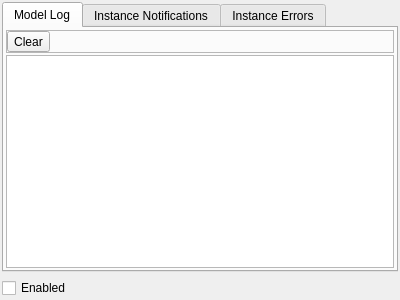
<?xml version="1.0" encoding="UTF-8"?>
<ui version="4.0">
 <class>QmlDesigner::DebugViewWidget</class>
 <widget class="QWidget" name="QmlDesigner::DebugViewWidget">
  <property name="geometry">
   <rect>
    <x>0</x>
    <y>0</y>
    <width>400</width>
    <height>300</height>
   </rect>
  </property>
  <property name="windowTitle">
   <string>Debug</string>
  </property>
  <layout class="QGridLayout" name="gridLayout">
   <property name="leftMargin">
    <number>2</number>
   </property>
   <property name="topMargin">
    <number>2</number>
   </property>
   <property name="rightMargin">
    <number>2</number>
   </property>
   <property name="bottomMargin">
    <number>2</number>
   </property>
   <item row="0" column="0">
    <widget class="QTabWidget" name="instanceLog_2">
     <property name="currentIndex">
      <number>0</number>
     </property>
     <widget class="QWidget" name="tab">
      <attribute name="title">
       <string>Model Log</string>
      </attribute>
      <layout class="QGridLayout" name="gridLayout_2">
       <property name="leftMargin">
        <number>2</number>
       </property>
       <property name="topMargin">
        <number>2</number>
       </property>
       <property name="rightMargin">
        <number>2</number>
       </property>
       <property name="bottomMargin">
        <number>2</number>
       </property>
       <property name="spacing">
        <number>2</number>
       </property>
       <item row="1" column="0">
        <widget class="QPlainTextEdit" name="modelLog">
         <property name="readOnly">
          <bool>true</bool>
         </property>
        </widget>
       </item>
       <item row="0" column="0">
        <widget class="QFrame" name="frame_2">
         <property name="minimumSize">
          <size>
           <width>0</width>
           <height>0</height>
          </size>
         </property>
         <property name="frameShape">
          <enum>QFrame::StyledPanel</enum>
         </property>
         <property name="frameShadow">
          <enum>QFrame::Raised</enum>
         </property>
         <layout class="QHBoxLayout" name="horizontalLayout_2">
          <property name="leftMargin">
           <number>0</number>
          </property>
          <property name="topMargin">
           <number>0</number>
          </property>
          <property name="rightMargin">
           <number>0</number>
          </property>
          <property name="bottomMargin">
           <number>0</number>
          </property>
          <item>
           <widget class="QToolButton" name="modelClear">
            <property name="text">
             <string>Clear</string>
            </property>
           </widget>
          </item>
          <item>
           <spacer name="horizontalSpacer_2">
            <property name="orientation">
             <enum>Qt::Horizontal</enum>
            </property>
            <property name="sizeHint" stdset="0">
             <size>
              <width>337</width>
              <height>20</height>
             </size>
            </property>
           </spacer>
          </item>
         </layout>
        </widget>
       </item>
      </layout>
     </widget>
     <widget class="QWidget" name="tab_3">
      <attribute name="title">
       <string>Instance Notifications</string>
      </attribute>
      <layout class="QGridLayout" name="gridLayout_4">
       <property name="leftMargin">
        <number>2</number>
       </property>
       <property name="topMargin">
        <number>2</number>
       </property>
       <property name="rightMargin">
        <number>2</number>
       </property>
       <property name="bottomMargin">
        <number>2</number>
       </property>
       <property name="spacing">
        <number>2</number>
       </property>
       <item row="1" column="0">
        <widget class="QPlainTextEdit" name="instanceLog">
         <property name="readOnly">
          <bool>true</bool>
         </property>
        </widget>
       </item>
       <item row="0" column="0">
        <widget class="QFrame" name="frame">
         <property name="minimumSize">
          <size>
           <width>0</width>
           <height>0</height>
          </size>
         </property>
         <property name="frameShape">
          <enum>QFrame::StyledPanel</enum>
         </property>
         <property name="frameShadow">
          <enum>QFrame::Raised</enum>
         </property>
         <layout class="QHBoxLayout" name="horizontalLayout">
          <property name="leftMargin">
           <number>0</number>
          </property>
          <property name="topMargin">
           <number>0</number>
          </property>
          <property name="rightMargin">
           <number>0</number>
          </property>
          <property name="bottomMargin">
           <number>0</number>
          </property>
          <item>
           <widget class="QToolButton" name="instanceLogClear">
            <property name="text">
             <string>Clear</string>
            </property>
           </widget>
          </item>
          <item>
           <spacer name="horizontalSpacer">
            <property name="orientation">
             <enum>Qt::Horizontal</enum>
            </property>
            <property name="sizeHint" stdset="0">
             <size>
              <width>40</width>
              <height>20</height>
             </size>
            </property>
           </spacer>
          </item>
         </layout>
        </widget>
       </item>
      </layout>
     </widget>
     <widget class="QWidget" name="tab_2">
      <attribute name="title">
       <string>Instance Errors</string>
      </attribute>
      <layout class="QGridLayout" name="gridLayout_3">
       <property name="leftMargin">
        <number>2</number>
       </property>
       <property name="topMargin">
        <number>2</number>
       </property>
       <property name="rightMargin">
        <number>2</number>
       </property>
       <property name="bottomMargin">
        <number>2</number>
       </property>
       <property name="spacing">
        <number>2</number>
       </property>
       <item row="1" column="0">
        <widget class="QPlainTextEdit" name="instanceErrorLog">
         <property name="readOnly">
          <bool>true</bool>
         </property>
        </widget>
       </item>
       <item row="0" column="0">
        <widget class="QFrame" name="frame_3">
         <property name="minimumSize">
          <size>
           <width>0</width>
           <height>0</height>
          </size>
         </property>
         <property name="frameShape">
          <enum>QFrame::StyledPanel</enum>
         </property>
         <property name="frameShadow">
          <enum>QFrame::Raised</enum>
         </property>
         <layout class="QHBoxLayout" name="horizontalLayout_3">
          <property name="leftMargin">
           <number>0</number>
          </property>
          <property name="topMargin">
           <number>0</number>
          </property>
          <property name="rightMargin">
           <number>0</number>
          </property>
          <property name="bottomMargin">
           <number>0</number>
          </property>
          <item>
           <widget class="QToolButton" name="instanceErrorClear">
            <property name="text">
             <string>Clear</string>
            </property>
           </widget>
          </item>
          <item>
           <spacer name="horizontalSpacer_3">
            <property name="orientation">
             <enum>Qt::Horizontal</enum>
            </property>
            <property name="sizeHint" stdset="0">
             <size>
              <width>337</width>
              <height>20</height>
             </size>
            </property>
           </spacer>
          </item>
         </layout>
        </widget>
       </item>
      </layout>
     </widget>
    </widget>
   </item>
   <item row="1" column="0">
    <widget class="QCheckBox" name="enabledCheckBox">
     <property name="text">
      <string>Enabled</string>
     </property>
    </widget>
   </item>
  </layout>
 </widget>
 <resources/>
 <connections>
  <connection>
   <sender>modelClear</sender>
   <signal>clicked()</signal>
   <receiver>modelLog</receiver>
   <slot>clear()</slot>
   <hints>
    <hint type="sourcelabel">
     <x>25</x>
     <y>38</y>
    </hint>
    <hint type="destinationlabel">
     <x>198</x>
     <y>172</y>
    </hint>
   </hints>
  </connection>
  <connection>
   <sender>instanceLogClear</sender>
   <signal>clicked()</signal>
   <receiver>instanceLog</receiver>
   <slot>clear()</slot>
   <hints>
    <hint type="sourcelabel">
     <x>25</x>
     <y>36</y>
    </hint>
    <hint type="destinationlabel">
     <x>198</x>
     <y>170</y>
    </hint>
   </hints>
  </connection>
  <connection>
   <sender>instanceErrorClear</sender>
   <signal>clicked()</signal>
   <receiver>instanceErrorLog</receiver>
   <slot>clear()</slot>
   <hints>
    <hint type="sourcelabel">
     <x>25</x>
     <y>38</y>
    </hint>
    <hint type="destinationlabel">
     <x>198</x>
     <y>172</y>
    </hint>
   </hints>
  </connection>
 </connections>
</ui>
